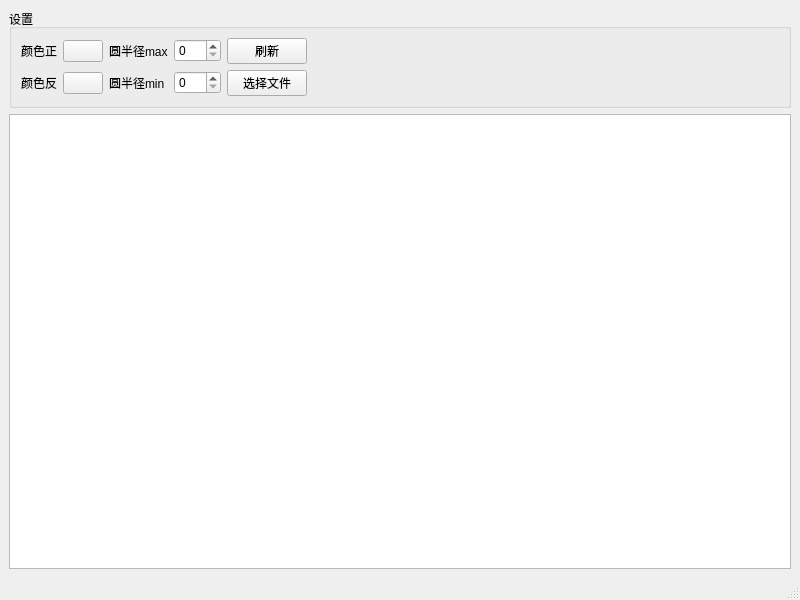
<?xml version="1.0" encoding="UTF-8"?>
<ui version="4.0">
 <class>MainWindow</class>
 <widget class="QMainWindow" name="MainWindow">
  <property name="geometry">
   <rect>
    <x>0</x>
    <y>0</y>
    <width>800</width>
    <height>600</height>
   </rect>
  </property>
  <property name="windowTitle">
   <string>送给小傻瓜</string>
  </property>
  <widget class="QWidget" name="centralwidget">
   <layout class="QGridLayout" name="gridLayout_2">
    <item row="0" column="0">
     <widget class="QGroupBox" name="groupBox">
      <property name="title">
       <string>设置</string>
      </property>
      <layout class="QGridLayout" name="gridLayout">
       <item row="0" column="5">
        <spacer name="horizontalSpacer">
         <property name="orientation">
          <enum>Qt::Horizontal</enum>
         </property>
         <property name="sizeHint" stdset="0">
          <size>
           <width>40</width>
           <height>20</height>
          </size>
         </property>
        </spacer>
       </item>
       <item row="0" column="3">
        <widget class="QSpinBox" name="spinBoxMaxRadius">
         <property name="maximum">
          <number>999</number>
         </property>
        </widget>
       </item>
       <item row="1" column="0">
        <widget class="QLabel" name="label_2">
         <property name="text">
          <string>颜色反</string>
         </property>
        </widget>
       </item>
       <item row="0" column="1">
        <widget class="QPushButton" name="btnTop">
         <property name="text">
          <string/>
         </property>
        </widget>
       </item>
       <item row="1" column="1">
        <widget class="QPushButton" name="btnBottom">
         <property name="text">
          <string/>
         </property>
        </widget>
       </item>
       <item row="1" column="2">
        <widget class="QLabel" name="label_4">
         <property name="text">
          <string>圆半径min</string>
         </property>
        </widget>
       </item>
       <item row="0" column="0">
        <widget class="QLabel" name="label">
         <property name="sizePolicy">
          <sizepolicy hsizetype="Fixed" vsizetype="Preferred">
           <horstretch>0</horstretch>
           <verstretch>0</verstretch>
          </sizepolicy>
         </property>
         <property name="text">
          <string>颜色正</string>
         </property>
        </widget>
       </item>
       <item row="0" column="2">
        <widget class="QLabel" name="label_3">
         <property name="text">
          <string>圆半径max</string>
         </property>
        </widget>
       </item>
       <item row="1" column="3">
        <widget class="QSpinBox" name="spinBoxMinRadius">
         <property name="maximum">
          <number>999</number>
         </property>
        </widget>
       </item>
       <item row="0" column="4">
        <widget class="QPushButton" name="btnRefresh">
         <property name="sizePolicy">
          <sizepolicy hsizetype="Fixed" vsizetype="Fixed">
           <horstretch>0</horstretch>
           <verstretch>0</verstretch>
          </sizepolicy>
         </property>
         <property name="text">
          <string>刷新</string>
         </property>
        </widget>
       </item>
       <item row="1" column="4">
        <widget class="QPushButton" name="btnFile">
         <property name="sizePolicy">
          <sizepolicy hsizetype="Fixed" vsizetype="Fixed">
           <horstretch>0</horstretch>
           <verstretch>0</verstretch>
          </sizepolicy>
         </property>
         <property name="text">
          <string>选择文件</string>
         </property>
        </widget>
       </item>
      </layout>
     </widget>
    </item>
    <item row="1" column="0">
     <widget class="QTableWidget" name="tableWidget"/>
    </item>
   </layout>
  </widget>
  <widget class="QMenuBar" name="menubar">
   <property name="geometry">
    <rect>
     <x>0</x>
     <y>0</y>
     <width>800</width>
     <height>23</height>
    </rect>
   </property>
  </widget>
  <widget class="QStatusBar" name="statusbar"/>
 </widget>
 <resources/>
 <connections/>
</ui>
